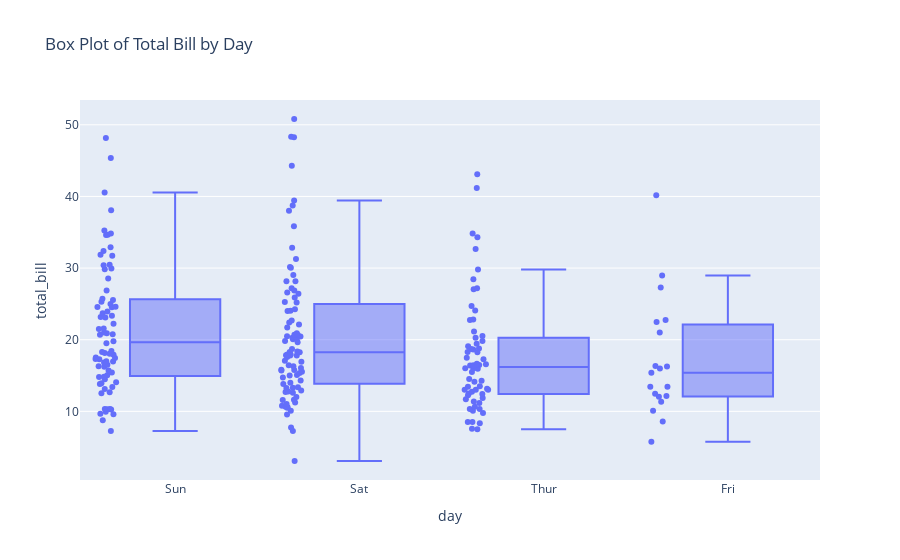

The code cell stored with this chart in its notebook:
### Code cell
import seaborn as sns
import plotly.express as px

# Create a box plot with Plotly Express
fig = px.box(tips, x='day', y='total_bill', points="all", title='Box Plot of Total Bill by Day')
fig.show()

### Figure 1 — Plotly figure (JSON) as saved in the notebook; plotly's stock layout.template omitted (floating-point values rounded to 4 significant figures; data arrays with more than 128 entries replaced by an {"elided": "..."} marker saying what was removed)
{"data": [{"alignmentgroup": "True", "boxpoints": "all", "hovertemplate": "day=%{x}<br>total_bill=%{y}<extra></extra>", "legendgroup": "", "marker": {"color": "#636efa"}, "name": "", "notched": false, "offsetgroup": "", "orientation": "v", "showlegend": false, "type": "box", "x": {"elided": "244 str values"}, "x0": " ", "xaxis": "x", "y": {"elided": "244 float values"}, "y0": " ", "yaxis": "y"}], "layout": {"boxmode": "group", "legend": {"tracegroupgap": 0}, "title": {"text": "Box Plot of Total Bill by Day"}, "xaxis": {"anchor": "y", "domain": [0, 1], "title": {"text": "day"}}, "yaxis": {"anchor": "x", "domain": [0, 1], "title": {"text": "total_bill"}}}}
